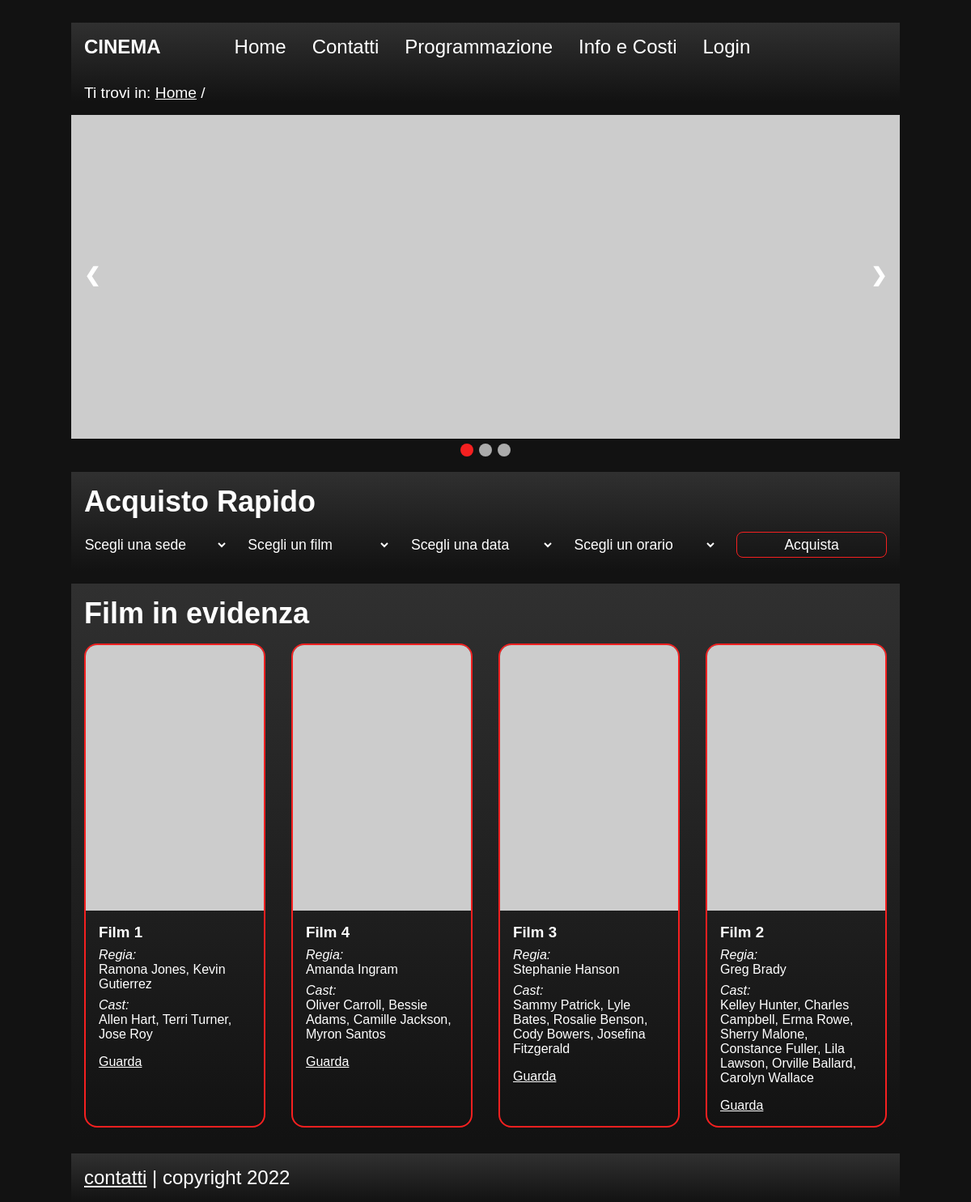
Page /php/home.php on the committed database.
### tables this page shows
CREATE TABLE Film (
	ID INT NOT NULL AUTO_INCREMENT,
	Titolo VARCHAR(255) NOT NULL,
	Genere VARCHAR(20) NOT NULL,
	DataUscita DATE NULL,
	Descrizione VARCHAR(3000) NOT NULL,
	SrcImg VARCHAR(100) NOT NULL,
	AltImg VARCHAR(150) NOT NULL,
	Durata INT NOT NULL,
	PRIMARY KEY (ID)
);

### php/SingletonDB.php (called while the page is built, shortened)
<?php
    class SingletonDB{
        private static $instance = null;
        public static function getInstance(){
            if (!self::$instance){
                self::$instance = new self();
            }
            return self::$instance;
        }
        public function getConnection(){
            global $connection;
            return $connection;
        }
    }
?>

### php/home.php (the view, shortened to what this page needs)
<?php
    include 'SingletonDB.php';
    $document = file_get_contents('../html/template.html');
    $home_content = file_get_contents('../html/home_content.html');
    $cards = "";
    $db = SingletonDB::getInstance();
    $resultFilms = $db->getConnection()->query("SELECT * FROM Film ORDER BY DataUscita LIMIT 12");
    if(!empty($resultFilms) && $resultFilms->num_rows > 0){
        $card_home_template = file_get_contents('../html/items/card-home.html');
        while($row = $resultFilms->fetch_assoc()) {
            $preparedQuery = $db->getConnection()->prepare("SELECT * FROM CastFilm INNER JOIN Afferisce on (CastFilm.ID = Afferisce.IDCast) INNER JOIN Film on (Afferisce.IDFilm = Film.ID) WHERE Film.ID = ?");
            $preparedQuery->bind_param('i', $row["ID"]);
            $preparedQuery->execute();
            $resultCast = $preparedQuery->get_result();
            $card_home_item = $card_home_template;
            $card_home_item = str_replace('<FILMTITLE>', $row["Titolo"], $card_home_item);
            $director = "";
            $cast = "";
            while($rowCast = $resultCast->fetch_assoc()) {
                if($rowCast["Ruolo"] == "R"){
                    if($director == ""){
                        $director = $rowCast["Nome"] . " " . $rowCast["Cognome"];
                    }else{
                        $director = $director . ", " . $rowCast["Nome"] . " " . $rowCast["Cognome"];
                    }
                }else{
                    if($cast == ""){
                        $cast = $rowCast["Nome"] . " " . $rowCast["Cognome"];
                    }else{
                        $cast = $cast . ", " . $rowCast["Nome"] . " " . $rowCast["Cognome"];
                    }
                }
            }
            $card_home_item = str_replace('<FILMDIRECTOR>', $director, $card_home_item);
            $card_home_item = str_replace('<FILMCAST>', $cast, $card_home_item);
            $cards = $cards . $card_home_item;
        }
    }else{
        $cards = "Nessun film trovato.";
    }
    $home_content = str_replace('<CARDS-HOME>', $cards, $home_content);
    $document = str_replace('<CONTENT>', $home_content, $document);
    echo($document);
?>

### css/style.css (style rules this page uses)
:root { --primary-color: #121212; --secondary-color: #f52020; --gradient-first-color: #303030; --gradient-last-color: #121212; }
* { padding: 0; margin: 0; color: white; }
html { font-size: 100%; font-family: "Arial", sans-serif; margin: auto; max-width: 1024px; background-color: var(--primary-color); }
body { margin:0; padding:0; font-size:1.5rem; margin:auto; }
.subtitle { padding-top: 1rem; padding-left: 1rem; }
header h1 { padding: 1rem; font-size: 1.5rem; }
.headerWrapper { background-image: linear-gradient(var(--gradient-first-color), var(--gradient-last-color)); }
nav ul { list-style-type: none; }
@media (min-width: 52rem) { header, ul { display: flex; width: 100%; flex-direction: row; align-self: flex-end; } }
@media (min-width: 52rem) { header h1 { width: 15%; } }
@media (min-width: 52rem) { nav { width: calc(85% - 2rem); position: relative; } }
nav li { float: left; }
nav li a { display: block; text-align: center; text-decoration: none; padding: 1rem; }
.breadcrumbs { margin: 1rem; font-size: 1.2rem; }
.slide { list-style-type: none; }
.js .carouselContainer { position: relative; }
.js .slide { display: none; }
.js .slide img { width: 100%; height: auto; }
.js .not-hidden { display: block; }
.js .prev, .js .next { cursor: pointer; position: absolute; top: calc(50% - 2rem - 0.9rem); padding: 1rem; font-weight: bold; user-select: none; }
.js .prev { border-radius: 0 1rem 1rem 0; left: 0; }
.js .next { right: 0; border-radius: 1rem 0 0 1rem; }
.js .circles { text-align: center; }
.js .circle { cursor: pointer; height: 1rem; width: 1rem; background-color: #ababab; border-radius: 50%; display: inline-block; }
.js .active { background-color: var(--secondary-color); }
.quickPurchaseContainer { background-image: linear-gradient(var(--gradient-first-color), var(--gradient-last-color)); margin-top: 0.8rem; }
.quickPurchaseForm { display: flex; margin-bottom: 1rem; }
.quickPurchaseItem { background: none; font-size: 1.1rem; width: 20%; border: none; padding: 0.3rem; margin-top: 1rem; margin-bottom: 1rem; outline: 0; }
.quickPurchaseItem.slct { margin-left: 0.5rem; margin-right: 0.5rem; }
.quickPurchaseItem.slct option { background: var(--primary-color); }
.quickPurchaseItem.btn { border: 1px solid var(--secondary-color); cursor: pointer; margin-right: 1rem; margin-left: 1rem; border-radius: 8px; }
.cardsContainer { background-image: linear-gradient(var(--gradient-first-color), var(--gradient-last-color)); margin-bottom: 1rem; }
.cards { list-style: none; display: flex; flex-wrap: wrap; flex-direction: row; }
.cards li { box-sizing: border-box; border: 2px solid; border-color: var(--secondary-color); border-radius: 1rem; margin: 1rem; flex: 0 1 calc(25% - 2rem); font-size: 1rem; overflow: hidden; }
.cards li img { width: 100%; height: auto; }
.cardContentText { padding: 1rem; }
.cardContentSubtitle { font-style: italic; padding-top: 0.5rem; }
.showMovieLink { margin-top: 1rem; display: inline-block; }
footer { background-image: linear-gradient(var(--gradient-first-color), var(--gradient-last-color)); width: calc(100% - 2rem); padding: 1rem; }

### rows in the picture
film: Titolo "Film 1 Regia: Ramona Jones, Kevin Gutierrez Cast: Allen Hart, Terri Turner, Jose Roy Guarda"
film: Titolo "Film 4 Regia: Amanda Ingram Cast: Oliver Carroll, Bessie Adams, Camille Jackson, Myron Santos Guarda"
film: Titolo "Film 3 Regia: Stephanie Hanson Cast: Sammy Patrick, Lyle Bates, Rosalie Benson, Cody Bowers, Josefina Fitzgerald Guarda"
film: Titolo "Film 2 Regia: Greg Brady Cast: Kelley Hunter, Charles Campbell, Erma Rowe, Sherry Malone, Constance Fuller, Lila Lawson, Orville Ballard, Carolyn Wallace Guarda"
